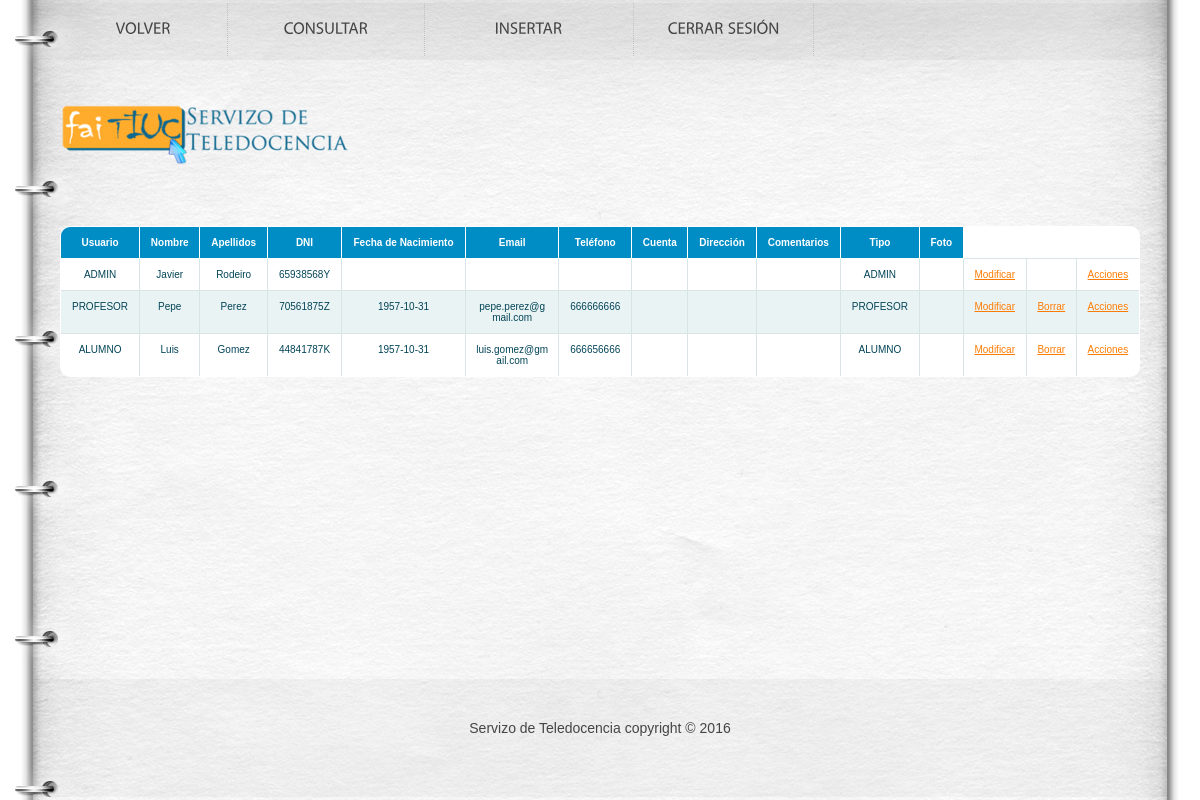
The app's page /et3_iu/Controllers/USUARIO_Controller.php (signed in) with its own data.
### tables this page shows
CREATE TABLE IF NOT EXISTS `USUARIO` (
  `USUARIO_USER` varchar(25) NOT NULL,
  `USUARIO_PASSWORD` varchar(128) NOT NULL,
  `USUARIO_NOMBRE` varchar(25) DEFAULT NULL,
  `USUARIO_APELLIDO` varchar(50) DEFAULT NULL,
  `USUARIO_DNI` varchar(10) DEFAULT NULL,
  `USUARIO_FECH_NAC` date DEFAULT NULL,
  `USUARIO_EMAIL` varchar(50) DEFAULT NULL,
  `USUARIO_TELEFONO` int(15) DEFAULT NULL,
  `USUARIO_CUENTA` varchar(60) DEFAULT NULL,
  `USUARIO_DIRECCION` varchar(80) DEFAULT NULL,
  `USUARIO_COMENTARIOS` varchar(1000) DEFAULT NULL,
  `USUARIO_TIPO` int(10) DEFAULT NULL,
  `USUARIO_ESTADO` enum('Activo','Inactivo') DEFAULT NULL,
  `USUARIO_FOTO` varchar(500) DEFAULT NULL
);

CREATE TABLE IF NOT EXISTS `ROL` (
`ROL_ID` int(10) NOT NULL,
  `ROL_NOM` varchar(80) DEFAULT NULL
);

### et3_iu/Models/USUARIO_Model.php (called while the page is built, shortened)
<?php
include '../Functions/LibraryFunctions.php';
class USUARIO_Modelo
{
	var $mysqli;
function ConectarBD()
{
    $this->mysqli = new mysqli("localhost", "iu2016", "iu2016", "IU2016");
}
	function ConsultarTodo()
	{
		$sql = "select * from USUARIO";
		if (!($resultado = $this->mysqli->query($sql))){
			return 'Error en la consulta sobre la base de datos';
		}
		else{
			$toret=array();
			$i=0;
			while ($fila= $resultado->fetch_array()) {
				$toret[$i]=$fila;
				$i++;
			}
			return $toret;
		}
	}
}
?>

### et3_iu/Functions/LibraryFunctions.php (called while the page is built, shortened)
<?php
function ConsultarNOMRol($ROL_ID) {
    $mysqli = new mysqli("localhost", "iu2016", "iu2016", "IU2016");
    $sql = "SELECT ROL_NOM FROM ROL WHERE ROL_ID='" . $ROL_ID . "'";
    $result = $mysqli->query($sql)->fetch_array();
    return $result['ROL_NOM'];
}
                    ?><li><span><a style="font-size:20px;" href='../Controllers/USUARIO_Controller.php'><?php echo $strings['Gestión de usuarios'] ?></a></span></li> <?php

### et3_iu/Views/USUARIO_SHOWALL_Vista.php (the view, shortened to what this page needs)
<?php
class USUARIO_Show{
private $datos;
private $volver;
function __construct($array, $volver){
	$this->datos = $array;
	$this->volver = $volver;
	$this->render();
}
function render(){
?>
?> <head>
		<link rel="stylesheet" href="../css/reset.css" type="text/css" media="all">
		<link rel="stylesheet" href="../css/style.css" type="text/css" media="all">
	</head>
	<body id="page2">
	<div class="wrap">
		<header>
			<div class="container">
				<h1><a href="../Views/DEFAULT_Vista.php"></a></h1>
				<nav>
					<ul><li><?php echo '<a href=\'' . $this->volver . "' class='m5'>" . $strings['Volver'] . " </a>"; ?></li>
						<li><a href='./USUARIO_Controller.php?accion=<?php echo $strings['Consultar']?>'class="m4"><?php echo $strings['Consultar']?></a></li>
						<li><a href='./USUARIO_Controller.php?accion=<?php echo $strings['Insertar'] ?>' class="m3"><?php echo $strings['Insertar']?></a></li>
						<li><a href="../Functions/Desconectar.php" class="m2"><?php echo  $strings['Cerrar Sesión']; ?></a></li>
					</ul>
				</nav>
			</div>
		</header>
		<div class="container">
<?php
	$lista = array('USUARIO_USER','USUARIO_NOMBRE', 'USUARIO_APELLIDO', 'USUARIO_DNI','USUARIO_FECH_NAC', 'USUARIO_EMAIL',  'USUARIO_TELEFONO', 'USUARIO_CUENTA', 'USUARIO_DIRECCION', 'USUARIO_COMENTARIOS', 'USUARIO_TIPO','USUARIO_FOTO');
?>
	<br><br>
			<div id="centrado"><table class="table" id="btable" border = 1>
	<tr>
<?php
	foreach($lista as $titulo){
	if($titulo==='USUARIO_DIRECCION') {
		echo "<th colspan='2'>";
	}
	else {
		echo "<th>";
	}
		?>
<?php
		echo $strings[$titulo];
?>
		</th>
<?php
	}
?>
	</tr>
<?php
for ($j=0;$j<count($this->datos);$j++){
if ($this->datos[$j]['USUARIO_ESTADO']!=='Inactivo'){
echo "<tr>";
foreach ($this->datos [$j] as $clave => $valor) {
	for ($i = 0; $i < count($lista); $i++) {
		?>
		<?php
		if ($clave === $lista[$i]) {
			if($clave==='USUARIO_DIRECCION') {
				echo "<td colspan='2'>";
			}
			else {
				echo "<td>";
			}
			if( ($clave==='USUARIO_FOTO') ){
				if(is_file($valor)) {
					echo "<a target='_blank' href='" . $valor . "'>".$strings['Ver']."</a>";
				}
			}
			else
				if($clave==='USUARIO_TIPO') {
if(isset($strings[ConsultarNOMRol($valor)])){
					echo $strings[ConsultarNOMRol($valor)];}
					else{
						echo ConsultarNOMRol($valor);
					}
				}
				else {
			echo $valor;
			}
			echo "</td>";
		}
		?>
		<?php
	}
}
?>
		<td>
			<a href='USUARIO_Controller.php?USUARIO_USER=<?php echo $this->datos[$j]['USUARIO_USER'] . '&accion='.$strings['Modificar']; ?>'><?php echo $strings['Modificar'] ?></a>
		</td>
		<td>
			<?php if ($this->datos[$j]['USUARIO_USER']!=='ADMIN'){?>
			 <a href='USUARIO_Controller.php?USUARIO_USER=<?php echo $this->datos[$j]['USUARIO_USER'] . '&accion='.$strings['Borrar']; ?>'><?php echo $strings['Borrar'] ?></a>
		<?php } ?>
		</td>
		<td>
			<a href='USUARIO_Controller.php?USUARIO_USER=<?php echo $this->datos[$j]['USUARIO_USER'] . '&accion='.$strings['Modificar acciones']; ?>'><?php echo $strings['Modificar acciones']?></a>
		</td>
		</tr>
			<?php
			}
}
?>
	</table></div>
		</div>
</div>
	<footer>
		<div class="container">
			<div class="inside">
				<div class="wrapper">
					<div class="aligncenter"> Servizo de Teledocencia copyright © 2016 </div>
				</div>
			</div>
		</div>
	</footer>
	</body>
<?php
}
}

### et3_iu/css/style.css (style rules this page uses)
article, aside, audio, canvas, command, datalist, details, embed, figcaption, figure, footer, header, hgroup, keygen, meter, nav, output, progress, section, source, video { display:block; }
body { background:#fff; font-family:Arial, Helvetica, sans-serif; font-size:100%; line-height:1em; color:#454545; }
html, body { height:100%; }
.container { margin:0 auto; width:1080px; overflow:hidden; font-size:.875em; padding-bottom:176px; }
header { background:url(../images/header-bg.jpg) no-repeat center top; min-width:940px; }
header .container { height:194px; position:relative; padding:0; }
footer { background:url(../images/footer-bg.png) no-repeat center top; margin-top:-121px; min-width:940px; }
footer .container { height:121px; padding:0; }
.aligncenter { text-align:center; }
.wrapper { width:100%; overflow:hidden; }
.wrap { height:auto !important; height:100%; min-height:100%; background:url(../images/tail-middle.jpg) repeat-y center 194px; min-width:940px; }
#centrado { text-align: center; }
a { color:#ff7b01; outline:none; }
h1 { text-indent:-9999px; }
h1 a { width:473px; height:63px; position:absolute; left:0; top:104px; background:url(../images/logo.png) no-repeat left top; }
header nav { position:absolute; left:0; top:3px; }
header nav ul li { float:left; font-size:16px; line-height:1.2em; text-transform:uppercase; padding-right:1px; background:url(../images/divider.gif) repeat-y right top; }
header nav ul li a { color:#454545; text-decoration:none; display:block; float:left; text-align:center; padding:18px 0 20px 0; background-repeat:no-repeat; background-position:left top; }
header nav ul li a.m2 { width:179px; }
header nav ul li a.m3 { width:208px; }
header nav ul li a.m4 { width:196px; }
header nav ul li a.m5 { width:167px; }
table { white-space: normal; line-height: normal; font-weight: normal; font-size: smaller; font-style: normal; color: black; text-align: center; font-variant: normal; border-color: gray; background-color: white; }
#btable { white-space: normal; line-height: normal; font-weight: normal; font-size: 10px; font-style: normal; color: black; text-align: center; font-variant: normal; border-color: gray; background-color: white; margin-left: 0px; }
#btable { width: 100%; overflow: hidden; background: #FFF; color: #024457; border-radius: 10px; border: 1px solid #008cc4; }
#btable tr { border: 1px solid #D9E4E6; }
#btable tr:nth-child(odd) { background-color: #EAF3F3; }
#btable th { display: none; border: 1px solid #FFF; background-color: #008cc4; color: #FFF; padding: 1em; }
#btable th:first-child { display: table-cell; text-align: center; }
#btable th:nth-child(2) { display: table-cell; }
#btable th:nth-child(2):after { content: attr(data-th); }
@media (min-width: 480px) { #btable th:nth-child(2):after { display: none; } }
#btable td { display: block; word-wrap: break-word; max-width: 7em; }
#btable td:first-child { display: table-cell; text-align: center; border-right: 1px solid #D9E4E6; }
@media (min-width: 480px) { #btable td { border: 1px solid #D9E4E6; } }
#btable th, #btable td { text-align: center; margin: .5em 1em; }
@media (min-width: 480px) { #btable th, #btable td { display: table-cell; padding: 1em; } }
footer .aligncenter { padding-top:39px; line-height:1.429em; }

### records on screen
usuario: USUARIO_USER "ADMIN", USUARIO_NOMBRE "Javier", USUARIO_APELLIDO "Rodeiro", USUARIO_DNI "65938568Y", USUARIO_ESTADO "Activo" (drawn), USUARIO_TIPO.ROL_NOM "ADMIN"
usuario: USUARIO_USER "PROFESOR", USUARIO_NOMBRE "Pepe", USUARIO_APELLIDO "Perez", USUARIO_DNI "70561875Z", USUARIO_FECH_NAC "1957-10-31", USUARIO_EMAIL "pepe.perez@gmail.com", USUARIO_TELEFONO "666666666", USUARIO_ESTADO "Activo" (drawn), USUARIO_TIPO.ROL_NOM "PROFESOR"
usuario: USUARIO_USER "ALUMNO", USUARIO_NOMBRE "Luis", USUARIO_APELLIDO "Gomez", USUARIO_DNI "44841787K", USUARIO_FECH_NAC "1957-10-31", USUARIO_EMAIL "luis.gomez@gmail.com", USUARIO_TELEFONO "666656666", USUARIO_ESTADO "Activo" (drawn), USUARIO_TIPO.ROL_NOM "ALUMNO"

### other values on screen
$strings[$titulo] "Usuario"
$strings[$titulo] "Nombre"
$strings[$titulo] "Apellidos"
$strings[$titulo] "DNI"
$strings[$titulo] "Fecha de Nacimiento"
$strings[$titulo] "Email"
$strings[$titulo] "Teléfono"
$strings[$titulo] "Cuenta"
$strings[$titulo] "Dirección"
$strings[$titulo] "Comentarios"
$strings[$titulo] "Tipo"
$strings[$titulo] "Foto"
